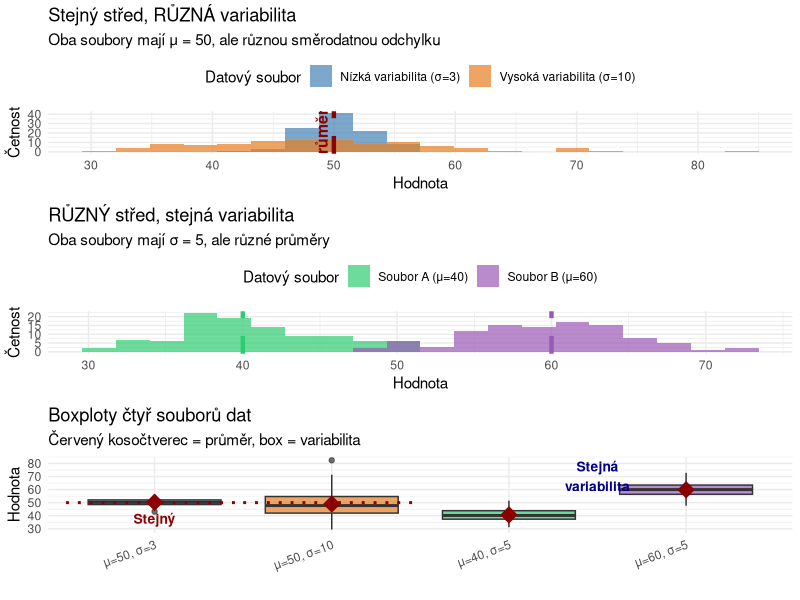

The R script that drew this image:
## ---- chunk 1
#| label: fig-center-vs-variability
#| fig-cap: "Demonstrace rozdílu mezi středem a variabilitou"
#| warning: false
#| fig-height: 12

library(ggplot2)
library(gridExtra)

set.seed(123)

# 1. Stejný střed, různá variabilita
data1_low <- rnorm(100, mean = 50, sd = 3)
data1_high <- rnorm(100, mean = 50, sd = 10)

data1 <- data.frame(
  hodnota = c(data1_low, data1_high),
  typ = rep(c("Nízká variabilita (σ=3)", "Vysoká variabilita (σ=10)"), each = 100)
)

p1 <- ggplot(data1, aes(x = hodnota, fill = typ)) +
  geom_histogram(bins = 20, alpha = 0.7, position = "identity") +
  geom_vline(xintercept = 50, color = "darkred", size = 1.5, linetype = "dashed") +
  annotate("text", x = 50, y = 20, label = "Stejný průměr (μ = 50)",
           color = "darkred", fontface = "bold", size = 4, angle = 90, vjust = -0.5) +
  scale_fill_manual(values = c("steelblue", "#E67E22")) +
  labs(
    title = "Stejný střed, RŮZNÁ variabilita",
    subtitle = "Oba soubory mají μ = 50, ale různou směrodatnou odchylku",
    x = "Hodnota",
    y = "Četnost",
    fill = "Datový soubor"
  ) +
  theme_minimal() +
  theme(legend.position = "top")

# 2. Různý střed, stejná variabilita
data2_a <- rnorm(100, mean = 40, sd = 5)
data2_b <- rnorm(100, mean = 60, sd = 5)

data2 <- data.frame(
  hodnota = c(data2_a, data2_b),
  typ = rep(c("Soubor A (μ=40)", "Soubor B (μ=60)"), each = 100)
)

p2 <- ggplot(data2, aes(x = hodnota, fill = typ)) +
  geom_histogram(bins = 20, alpha = 0.7, position = "identity") +
  geom_vline(xintercept = 40, color = "#2ECC71", size = 1.5, linetype = "dashed") +
  geom_vline(xintercept = 60, color = "#9B59B6", size = 1.5, linetype = "dashed") +
  scale_fill_manual(values = c("#2ECC71", "#9B59B6")) +
  labs(
    title = "RŮZNÝ střed, stejná variabilita",
    subtitle = "Oba soubory mají σ = 5, ale různé průměry",
    x = "Hodnota",
    y = "Četnost",
    fill = "Datový soubor"
  ) +
  theme_minimal() +
  theme(legend.position = "top")

# 3. Boxploty - názorná demonstrace
data3 <- data.frame(
  hodnota = c(data1_low, data1_high, data2_a, data2_b),
  skupina = rep(c("μ=50, σ=3", "μ=50, σ=10", "μ=40, σ=5", "μ=60, σ=5"), each = 100)
)
data3$skupina <- factor(data3$skupina, levels = c("μ=50, σ=3", "μ=50, σ=10", "μ=40, σ=5", "μ=60, σ=5"))

p3 <- ggplot(data3, aes(x = skupina, y = hodnota, fill = skupina)) +
  geom_boxplot(alpha = 0.7) +
  stat_summary(fun = mean, geom = "point", shape = 23, size = 4,
               fill = "darkred", color = "darkred") +
  scale_fill_manual(values = c("steelblue", "#E67E22", "#2ECC71", "#9B59B6")) +
  labs(
    title = "Boxploty čtyř souborů dat",
    subtitle = "Červený kosočtverec = průměr, box = variabilita",
    x = "",
    y = "Hodnota"
  ) +
  theme_minimal() +
  theme(
    legend.position = "none",
    axis.text.x = element_text(angle = 20, hjust = 1)
  ) +
  annotate("segment", x = 0.5, xend = 1.5, y = 50, yend = 50,
           color = "darkred", size = 1, linetype = "dotted") +
  annotate("segment", x = 1.5, xend = 2.5, y = 50, yend = 50,
           color = "darkred", size = 1, linetype = "dotted") +
  annotate("text", x = 1, y = 30, label = "Stejný\nstřed",
           color = "darkred", fontface = "bold", size = 3.5) +
  annotate("text", x = 3.5, y = 70, label = "Stejná\nvariabilita",
           color = "darkblue", fontface = "bold", size = 3.5)

gridExtra::grid.arrange(p1, p2, p3, ncol = 1)
## ---- chunk 2
#| label: fig-center-variability-table
#| fig-cap: "Číselné srovnání charakteristik"
#| warning: false

library(knitr)

# Vytvoření přehledné tabulky
summary_data <- data.frame(
  "Datový soubor" = c("μ=50, σ=3", "μ=50, σ=10", "μ=40, σ=5", "μ=60, σ=5"),
  "Průměr (střed)" = c(50, 50, 40, 60),
  "Medián (střed)" = c(
    round(median(data1_low), 1),
    round(median(data1_high), 1),
    round(median(data2_a), 1),
    round(median(data2_b), 1)
  ),
  "Směrod. odchylka (variabilita)" = c(
    round(sd(data1_low), 1),
    round(sd(data1_high), 1),
    round(sd(data2_a), 1),
    round(sd(data2_b), 1)
  ),
  "Rozpětí (variabilita)" = c(
    round(max(data1_low) - min(data1_low), 1),
    round(max(data1_high) - min(data1_high), 1),
    round(max(data2_a) - min(data2_a), 1),
    round(max(data2_b) - min(data2_b), 1)
  ),
  check.names = FALSE
)

kable(summary_data, align = "c", caption = "Porovnání charakteristik středu a variability")
